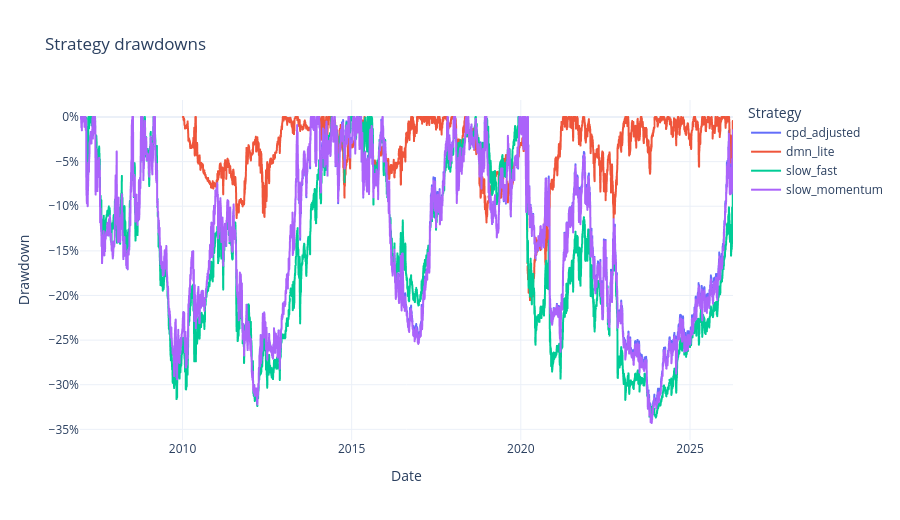

Source (notebook cell):
### Code cell
drawdowns = []
for strategy, group in returns.groupby("strategy"):
    equity = group["equity"]
    dd = equity / equity.cummax() - 1.0
    drawdowns.append(pd.DataFrame({"date": group["date"], "strategy": strategy, "drawdown": dd}))
drawdowns = pd.concat(drawdowns, ignore_index=True)

fig = px.line(
    drawdowns,
    x="date",
    y="drawdown",
    color="strategy",
    title="Strategy drawdowns",
    labels={"date": "Date", "drawdown": "Drawdown", "strategy": "Strategy"},
)
fig.update_layout(template="plotly_white", height=520, yaxis_tickformat=".0%")
fig.show()

### Figure 1 — Plotly figure (JSON) as saved in the notebook; plotly's stock layout.template omitted (floating-point values rounded to 4 significant figures; data arrays with more than 128 entries replaced by an {"elided": "..."} marker saying what was removed)
{"data": [{"hovertemplate": "Strategy=cpd_adjusted<br>Date=%{x}<br>Drawdown=%{y}<extra></extra>", "legendgroup": "cpd_adjusted", "line": {"color": "#636efa", "dash": "solid"}, "marker": {"symbol": "circle"}, "mode": "lines", "name": "cpd_adjusted", "showlegend": true, "type": "scattergl", "x": {"elided": "4968 str values"}, "xaxis": "x", "y": {"elided": "4968 float values"}, "yaxis": "y"}, {"hovertemplate": "Strategy=dmn_lite<br>Date=%{x}<br>Drawdown=%{y}<extra></extra>", "legendgroup": "dmn_lite", "line": {"color": "#EF553B", "dash": "solid"}, "marker": {"symbol": "circle"}, "mode": "lines", "name": "dmn_lite", "showlegend": true, "type": "scattergl", "x": {"elided": "4188 str values"}, "xaxis": "x", "y": {"elided": "4188 float values"}, "yaxis": "y"}, {"hovertemplate": "Strategy=slow_fast<br>Date=%{x}<br>Drawdown=%{y}<extra></extra>", "legendgroup": "slow_fast", "line": {"color": "#00cc96", "dash": "solid"}, "marker": {"symbol": "circle"}, "mode": "lines", "name": "slow_fast", "showlegend": true, "type": "scattergl", "x": {"elided": "4968 str values"}, "xaxis": "x", "y": {"elided": "4968 float values"}, "yaxis": "y"}, {"hovertemplate": "Strategy=slow_momentum<br>Date=%{x}<br>Drawdown=%{y}<extra></extra>", "legendgroup": "slow_momentum", "line": {"color": "#ab63fa", "dash": "solid"}, "marker": {"symbol": "circle"}, "mode": "lines", "name": "slow_momentum", "showlegend": true, "type": "scattergl", "x": {"elided": "4968 str values"}, "xaxis": "x", "y": {"elided": "4968 float values"}, "yaxis": "y"}], "layout": {"height": 520, "legend": {"title": {"text": "Strategy"}, "tracegroupgap": 0}, "title": {"text": "Strategy drawdowns"}, "xaxis": {"anchor": "y", "domain": [0.0, 1.0], "title": {"text": "Date"}}, "yaxis": {"anchor": "x", "domain": [0.0, 1.0], "tickformat": ".0%", "title": {"text": "Drawdown"}}}}
